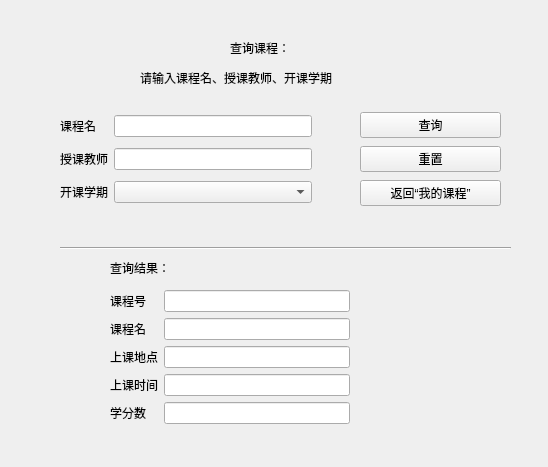
<?xml version="1.0" encoding="UTF-8"?>
<ui version="4.0">
 <class>searchCourse</class>
 <widget class="QWidget" name="searchCourse">
  <property name="geometry">
   <rect>
    <x>0</x>
    <y>0</y>
    <width>548</width>
    <height>467</height>
   </rect>
  </property>
  <property name="windowTitle">
   <string>Form</string>
  </property>
  <widget class="QLabel" name="label">
   <property name="geometry">
    <rect>
     <x>230</x>
     <y>40</y>
     <width>72</width>
     <height>15</height>
    </rect>
   </property>
   <property name="text">
    <string>查询课程：</string>
   </property>
  </widget>
  <widget class="QLabel" name="label_2">
   <property name="geometry">
    <rect>
     <x>140</x>
     <y>70</y>
     <width>241</width>
     <height>16</height>
    </rect>
   </property>
   <property name="text">
    <string>请输入课程名、授课教师、开课学期</string>
   </property>
  </widget>
  <widget class="QLabel" name="label_6">
   <property name="geometry">
    <rect>
     <x>110</x>
     <y>260</y>
     <width>72</width>
     <height>15</height>
    </rect>
   </property>
   <property name="text">
    <string>查询结果：</string>
   </property>
  </widget>
  <widget class="QWidget" name="layoutWidget">
   <property name="geometry">
    <rect>
     <x>60</x>
     <y>110</y>
     <width>252</width>
     <height>101</height>
    </rect>
   </property>
   <layout class="QGridLayout" name="gridLayout">
    <item row="1" column="0">
     <widget class="QLabel" name="label_4">
      <property name="text">
       <string>授课教师</string>
      </property>
     </widget>
    </item>
    <item row="0" column="0">
     <widget class="QLabel" name="label_3">
      <property name="text">
       <string>课程名</string>
      </property>
     </widget>
    </item>
    <item row="0" column="1">
     <widget class="QLineEdit" name="courName_lineEdit"/>
    </item>
    <item row="2" column="0">
     <widget class="QLabel" name="label_5">
      <property name="text">
       <string>开课学期</string>
      </property>
     </widget>
    </item>
    <item row="1" column="1">
     <widget class="QLineEdit" name="teacher_lineEdit"/>
    </item>
    <item row="2" column="1">
     <widget class="QComboBox" name="classTimeBox"/>
    </item>
   </layout>
  </widget>
  <widget class="QWidget" name="layoutWidget">
   <property name="geometry">
    <rect>
     <x>360</x>
     <y>110</y>
     <width>141</width>
     <height>100</height>
    </rect>
   </property>
   <layout class="QVBoxLayout" name="verticalLayout">
    <item>
     <widget class="QPushButton" name="searchButton">
      <property name="text">
       <string>查询</string>
      </property>
     </widget>
    </item>
    <item>
     <widget class="QPushButton" name="clearButton">
      <property name="text">
       <string>重置</string>
      </property>
     </widget>
    </item>
    <item>
     <widget class="QPushButton" name="backButton">
      <property name="text">
       <string>返回“我的课程”</string>
      </property>
     </widget>
    </item>
   </layout>
  </widget>
  <widget class="QWidget" name="layoutWidget">
   <property name="geometry">
    <rect>
     <x>110</x>
     <y>290</y>
     <width>240</width>
     <height>135</height>
    </rect>
   </property>
   <layout class="QGridLayout" name="gridLayout_2">
    <item row="0" column="0">
     <widget class="QLabel" name="label_7">
      <property name="text">
       <string>课程号</string>
      </property>
     </widget>
    </item>
    <item row="0" column="1">
     <widget class="QLineEdit" name="courseID_lineEdit">
      <property name="readOnly">
       <bool>true</bool>
      </property>
     </widget>
    </item>
    <item row="3" column="0">
     <widget class="QLabel" name="label_9">
      <property name="text">
       <string>上课时间</string>
      </property>
     </widget>
    </item>
    <item row="3" column="1">
     <widget class="QLineEdit" name="period_lineEdit">
      <property name="readOnly">
       <bool>true</bool>
      </property>
     </widget>
    </item>
    <item row="2" column="0">
     <widget class="QLabel" name="label_8">
      <property name="text">
       <string>上课地点</string>
      </property>
     </widget>
    </item>
    <item row="2" column="1">
     <widget class="QLineEdit" name="location_lineEdit">
      <property name="readOnly">
       <bool>true</bool>
      </property>
     </widget>
    </item>
    <item row="4" column="0">
     <widget class="QLabel" name="label_10">
      <property name="text">
       <string>学分数</string>
      </property>
     </widget>
    </item>
    <item row="4" column="1">
     <widget class="QLineEdit" name="credit_lineEdit">
      <property name="readOnly">
       <bool>true</bool>
      </property>
     </widget>
    </item>
    <item row="1" column="1">
     <widget class="QLineEdit" name="courseName_lineEdit">
      <property name="readOnly">
       <bool>true</bool>
      </property>
     </widget>
    </item>
    <item row="1" column="0">
     <widget class="QLabel" name="label_11">
      <property name="text">
       <string>课程名</string>
      </property>
     </widget>
    </item>
   </layout>
  </widget>
  <widget class="Line" name="line">
   <property name="geometry">
    <rect>
     <x>60</x>
     <y>240</y>
     <width>451</width>
     <height>16</height>
    </rect>
   </property>
   <property name="orientation">
    <enum>Qt::Horizontal</enum>
   </property>
  </widget>
 </widget>
 <resources/>
 <connections/>
</ui>
